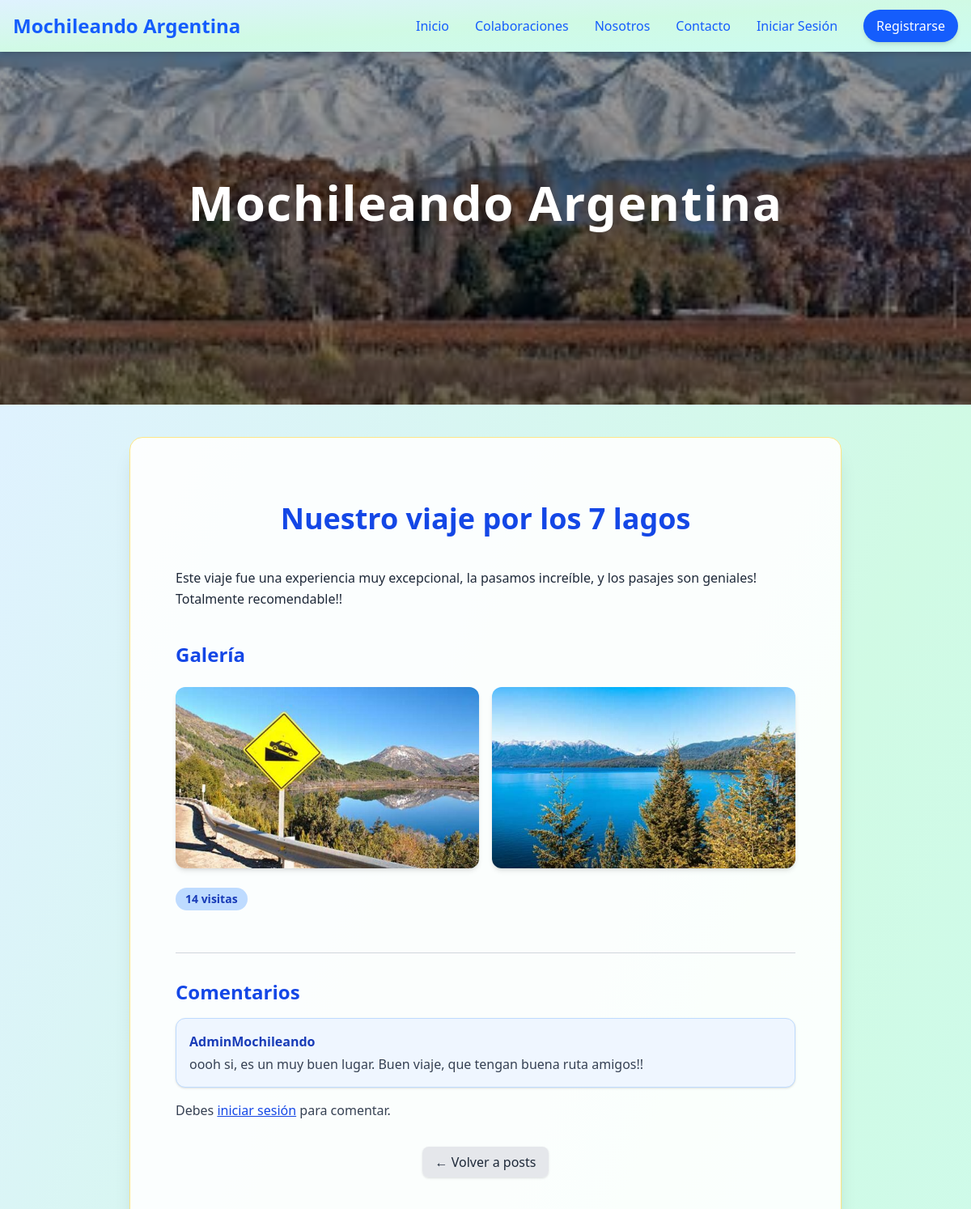
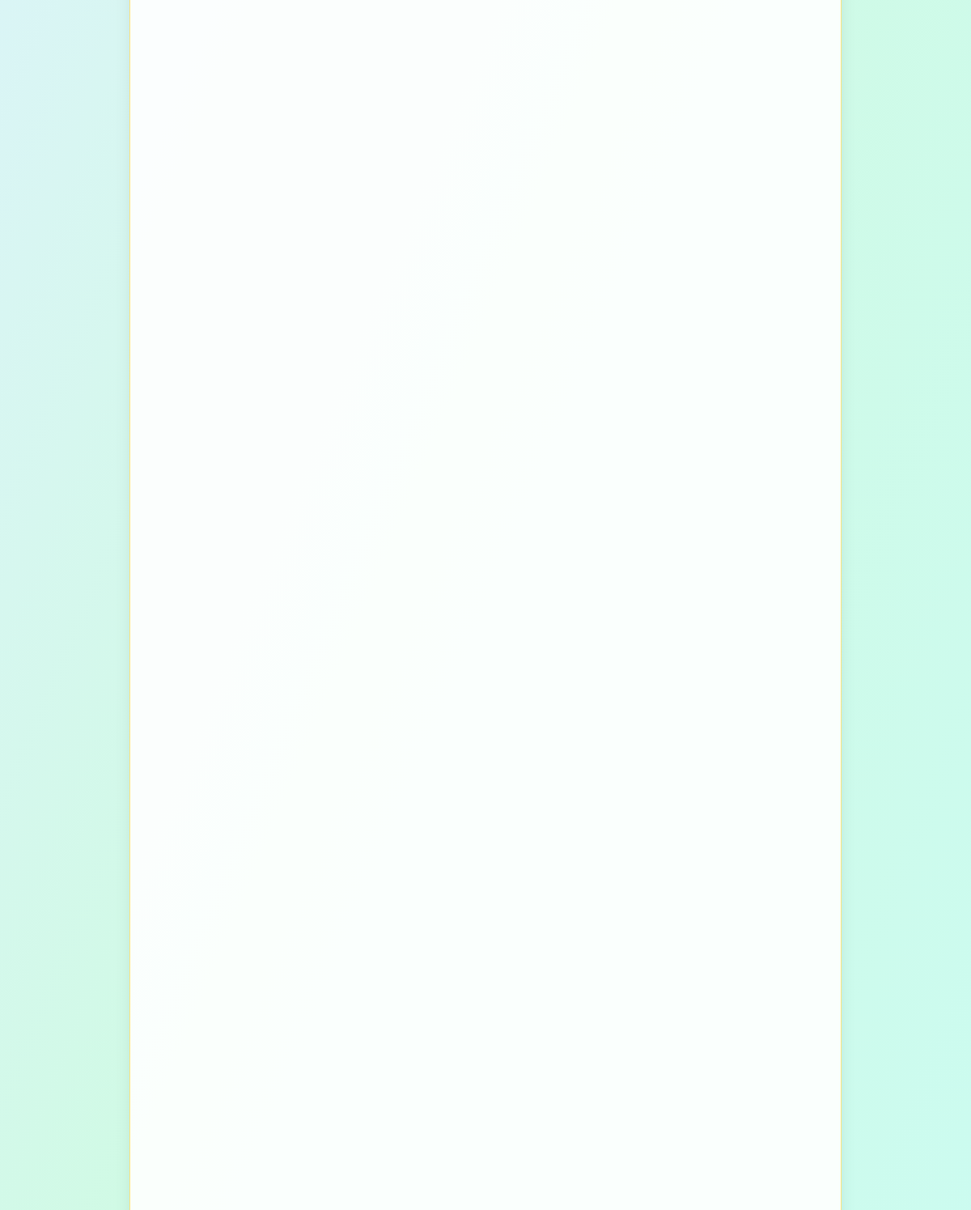
/posts/articulos/1/, run on the app's committed database (2 pictures, top to bottom).
### apps/posts/models.py (models this page shows, shortened)
class Articulo(models.Model):
    titulo = models.CharField(max_length=200)
    contenido = models.TextField()
    categoria = models.ForeignKey(Categoria, on_delete=models.SET_NULL, null=True)
    autor = models.ForeignKey(User, on_delete=models.CASCADE, related_name='articulos')
    fecha_publicacion = models.DateTimeField(auto_now_add=True)
    visitas = models.PositiveIntegerField(default=0)
    destacado = models.BooleanField(default=False)
    class Meta:
        ordering = ['-fecha_publicacion']

class ImagenArticulo(models.Model):
    articulo = models.ForeignKey(Articulo, on_delete=models.CASCADE, related_name='imagenes')
    imagen = models.ImageField(upload_to='articulos/imagenes/')
    class Meta:
        verbose_name = "Imagen de Artículo"
        verbose_name_plural = "Imágenes de Artículo"

### apps/comentarios/models.py (models this page shows, shortened)
class Comentario(models.Model):
    articulo = models.ForeignKey(Articulo, on_delete=models.CASCADE, related_name='comentarios')
    autor = models.ForeignKey(User, on_delete=models.CASCADE)
    contenido = models.TextField()
    fecha = models.DateTimeField(auto_now_add=True)
    class Meta:
        ordering = ['-fecha']
        verbose_name = "Comentario"
        verbose_name_plural = "Comentarios"

### apps/usuarios/models.py (models this page shows)
class Usuario(AbstractUser):
    email = models.EmailField(unique=True)
    telefono = models.CharField(max_length=20, null=True, blank=True)
    avatar = models.ImageField(upload_to='avatars/', default='avatars/default.webp', null=True, blank=True)
    pass
    def __str__(self):
        if self.first_name and self.last_name:
            return f"{self.first_name} {self.last_name}".strip()
        return self.username

### apps/posts/views.py (the view, shortened to what this page needs)
# urls.py: path('articulos/<int:pk>/', ArticuloDetailView.as_view(), name='articulo_detalle'),
class ArticuloDetailView(DetailView):
    model = Articulo
    template_name = 'posts/articulo_detalle.html'
    context_object_name = 'articulo'
    def get_object(self):
        articulo = super().get_object()
        articulo.visitas += 1
        articulo.save(update_fields=['visitas'])
        return articulo
    def get_queryset(self):
        return super().get_queryset().select_related(
            "categoria", "autor"
        ).prefetch_related("imagenes")
    def get_context_data(self, **kwargs):
        context = super().get_context_data(**kwargs)
        context['usuario_actual'] = self.request.user
        context['comentarios'] = Comentario.objects.filter(
            articulo=self.object
        ).select_related("autor")
        context['form'] = ComentarioForm()
        return context

### templates/posts/articulo_detalle.html (shortened to what this page needs)
{% extends 'layouts/general-layout.html' %}
{% load static %}
{% block banner %}
<section class="relative w-full h-[300px] md:h-[420px] lg:h-[500px] overflow-hidden">
  <div class="absolute inset-0 flex items-center justify-center bg-black/40">
    <h1 class="text-white text-4xl md:text-6xl font-extrabold tracking-wide drop-shadow-xl">
      Mochileando Argentina
    </h1>
  </div>
</section>
{% endblock banner %}
{% block content %}
<div class="max-w-4xl mx-auto px-4 py-10">
  <h1 class="text-4xl font-bold text-center text-blue-700 mb-4">
    {{ articulo.titulo }}
  </h1>
  <div class="prose prose-lg max-w-none my-10 text-gray-800 leading-relaxed">
    {{ articulo.contenido|linebreaksbr|urlize|safe }}
  </div>
  {% if articulo.imagenes.all %}
  <h3 class="text-2xl font-semibold text-blue-700 mb-3">Galería</h3>
  <div class="grid grid-cols-1 sm:grid-cols-2 gap-4 my-6">
    {% for imagen in articulo.imagenes.all %}
    <button onclick="openModal('modalImagen{{ forloop.counter }}')" class="group relative">
      <img src="{{ imagen.imagen.url }}" alt="{{ articulo.titulo }}"
        class="rounded-xl w-full h-56 object-cover shadow-md group-hover:shadow-2xl transition">
    </button>
    {% endfor %}
  </div>
  {% endif %}
  <span class="inline-block bg-blue-200 text-blue-800 px-3 py-1 rounded-full text-sm font-semibold mb-5">
    {{ articulo.visitas }} visitas
  </span>
  <hr class="my-8 border-gray-300">
  <h3 class="text-2xl font-semibold text-blue-700 mb-4">Comentarios</h3>
  <div class="space-y-4">
    {% for comentario in comentarios %}
    <div class="border border-blue-200 rounded-xl p-4 shadow-sm bg-blue-50">
      <strong class="text-blue-800">{{ comentario.autor }}</strong>
      <p class="mt-1 text-gray-700">{{ comentario.contenido }}</p>
    </div>
    {% empty %}
    <p class="text-gray-600">No hay comentarios aún. ¡Sé el primero en comentar!</p>
    {% endfor %}
  </div>
  {% if usuario_actual.is_authenticated %}
  <hr class="my-8">
  <h4 class="text-xl font-semibold text-blue-700 mb-3">Deja tu comentario</h4>
  <form action="{% url 'comentarios:crear_comentario' articulo.pk %}" method="post" class="space-y-3">
    {% csrf_token %}
    {{ form.contenido }}
    <button type="submit" class="px-5 py-2 bg-blue-600 hover:bg-blue-700 text-white rounded-lg shadow-md transition">
      Comentar
    </button>
  </form>
  {% else %}
  <p class="text-gray-700 mt-4">
    Debes
    <a href="{% url 'usuarios:login' %}" class="text-blue-700 underline">iniciar sesión</a>
    para comentar.
  </p>
  {% endif %}
  <div class="mt-10 text-center">
    <a href="{% url 'posts:ListaColaboraciones' %}"
      class="px-4 py-2 bg-gray-200 hover:bg-gray-300 text-gray-800 rounded-lg shadow">
      ← Volver a posts
    </a>
  </div>
</div>
{% endblock content %}

### data on the page
Articulo: titulo "Nuestro viaje por los 7 lagos", contenido "Este viaje fue una experiencia muy excepcional, la pasamos increíble, y los pasajes son geniales! Totalmente recomendable!!", visitas "14"
ImagenArticulo: imagen (picture)
ImagenArticulo: imagen (picture)
Comentario: autor "AdminMochileando", contenido "oooh si, es un muy buen lugar. Buen viaje, que tengan buena ruta amigos!!"
